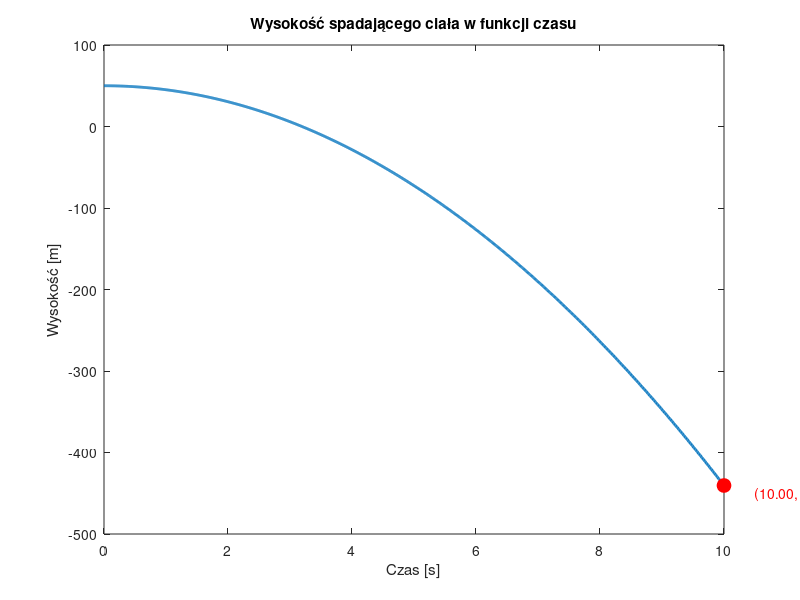

Write MATLAB code to recreate this figure.
clear all; close all;

% Dane
h0 = 50; % początkowa wysokość ciała [m]
g = 9.81; % przyspieszenie ziemskie [m/s^2]

% Definicja funkcji h(t)
h = @(t) h0 - (1/2)*g*t.^2;

% Wykres funkcji h(t)
t = linspace(0, 10, 1000); % przedział czasu [s]
plot(t, h(t), 'LineWidth', 2);
xlabel('Czas [s]');
ylabel('Wysokość [m]');
title('Wysokość spadającego ciała w funkcji czasu');

% Metoda złotego podziału
a = 0; % początek przedziału czasu [s]
b = 10; % koniec przedziału czasu [s]
k = 2/(1+sqrt(5)); % stała złotego podziału
xL = b - k*(b-a);
xR = a + k*(b-a);
iter = 0;
while (abs(b-a) > 1e-6)
    if (h(xL) < h(xR))
        b = xR;
        xR = xL;
        xL = b - k*(b-a);
    else
        a = xL;
        xL = xR;
        xR = a + k*(b-a);
    end
    iter = iter + 1;
end

% Wynik
t_opt = (a+b)/2;
h_opt = h(t_opt);
fprintf('Czas, po którym ciało uderzy w ziemię: %.4f s\n', t_opt);
fprintf('Wysokość, na jakiej ciało uderzy w ziemię: %.4f m\n', h_opt);

% Wykres funkcji h(t) z zaznaczonym czasem uderzenia w ziemię
hold on;
plot(t_opt, h_opt, 'ro', 'MarkerSize', 10, 'MarkerFaceColor', 'r');
text(t_opt+0.5, h_opt-10, sprintf('(%.2f, %.2f)', t_opt, h_opt), 'Color', 'r');
hold off;
